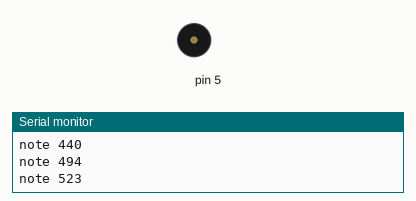
Bench run of a sketch on a simulated Arduino Uno, built with avr-gcc and run on an emulated ATmega328P. On the bench: buzzer (waves = sounding), the last lines printed to the serial monitor.

Above: at 2.6 s.
At 6.73 s:
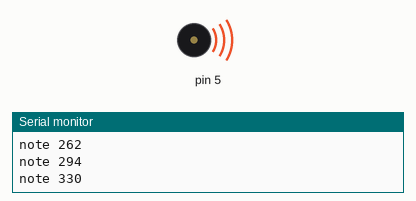
Timing chart, 0 to 7.0 s (numbered marks = the images above):
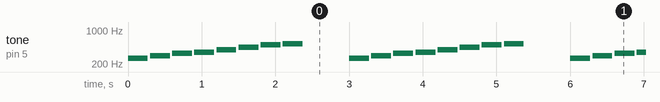

Measured:
- by itself, tone on pin 5: repeats every 3.0 s: silent 0.03 s, 294 Hz 0.27 s, silent 0.03 s, 330 Hz 0.27 s, silent 0.03 s, 349 Hz 0.27 s, silent 0.03 s, 392 Hz 0.27 s, silent 0.03 s, 440 Hz 0.27 s, silent 0.03 s, 494 Hz 0.27 s, silent 0.03 s, 523 Hz 0.27 s, silent 0.63 s, 262 Hz 0.27 s

The sketch:

sound-scale.ino
```cpp
// Lesson 8a: play a C major scale on the buzzer (D5).
unsigned int noteMs = 300;   // ms per note
const unsigned int notes[] = {262, 294, 330, 349, 392, 440, 494, 523};

void setup() {
  Serial.begin(9600);
  pinMode(5, OUTPUT);
  Serial.println("ready");
}

void loop() {
  for (byte i = 0; i < 8; i++) {
    Serial.print("note ");
    Serial.println(notes[i]);
    tone(5, notes[i], noteMs * 9 / 10);
    delay(noteMs);
  }
  delay(600);   // rest before repeating
}
```
